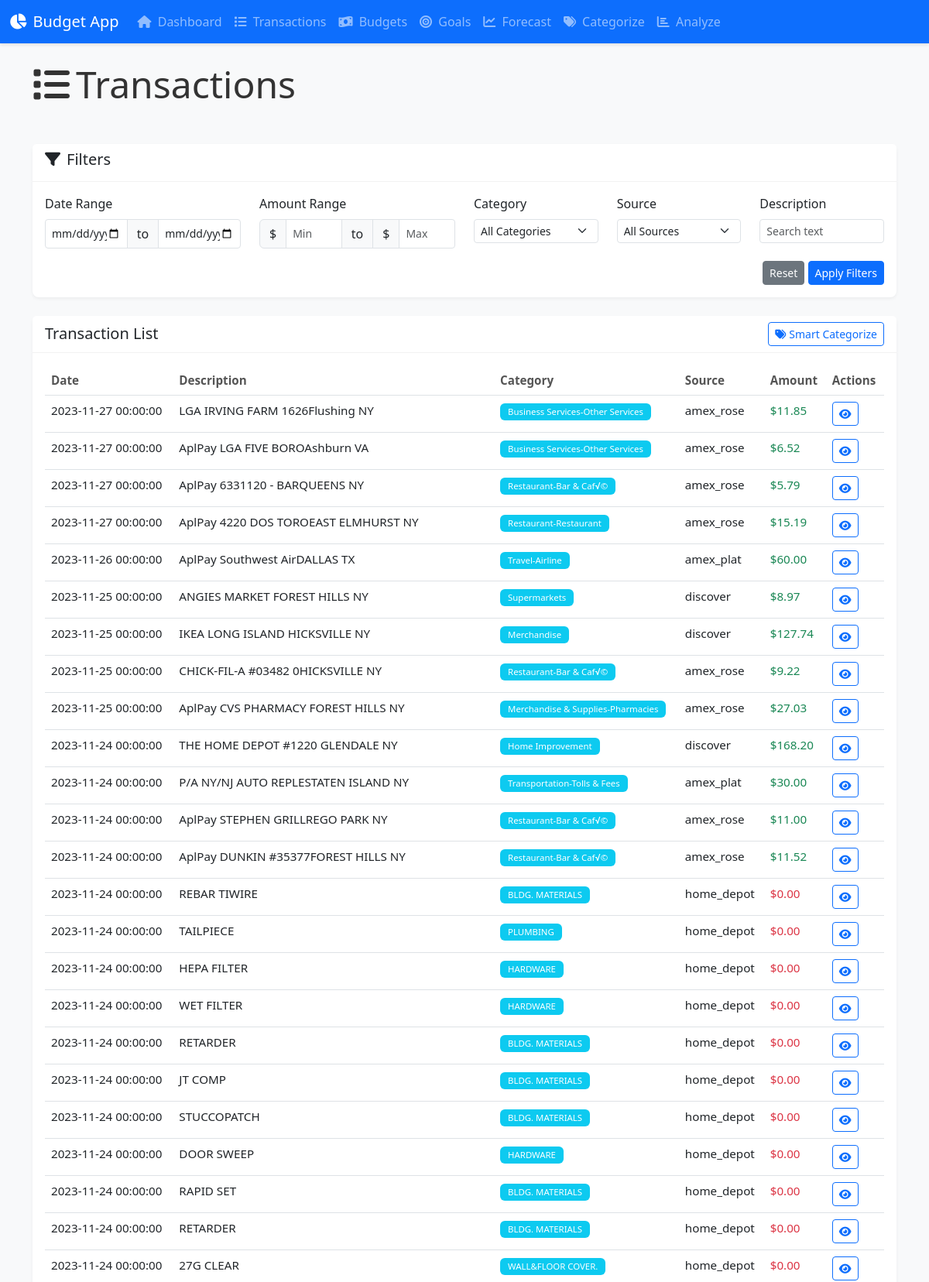
Page /transactions?page=5 (upper part) on the committed database.
### tables this page shows
CREATE TABLE consolidated_transactions (
            id INTEGER PRIMARY KEY AUTOINCREMENT,
            date_posted TEXT,
            description TEXT,
            amount REAL,
            category TEXT,
            details TEXT,
            source TEXT
        , rental_related INTEGER, expense_category TEXT, maintenance_upgrade TEXT, recurring INTEGER, recurring_group TEXT, recurring_freq TEXT, subscription INTEGER, tax_deductible INTEGER, equipment_tools INTEGER, purchase_date TEXT, asset_value REAL, depreciation_years INTEGER, notes TEXT);

### src/ui.py (the view)
@app.route('/transactions')
def transactions():
    filters = {}
    for key in ['min_date', 'max_date', 'min_amount', 'max_amount', 'category', 'description', 'source']:
        value = request.args.get(key)
        if value:
            filters[key] = value
    page = int(request.args.get('page', 1))
    limit = int(request.args.get('limit', 50))
    offset = (page - 1) * limit
    transactions = get_transactions(limit=limit, offset=offset, filters=filters)
    for tx in transactions:
        if 'amount' in tx and not isinstance(tx['amount'], float):
            try:
                tx['amount'] = float(tx['amount'])
            except (ValueError, TypeError):
                tx['amount'] = 0.0
    conn = get_db_connection()
    cursor = conn.cursor()
    cursor.execute("SELECT DISTINCT category FROM consolidated_transactions WHERE category IS NOT NULL AND category != ''")
    categories = [row['category'] for row in cursor.fetchall()]
    cursor.execute("SELECT DISTINCT source FROM consolidated_transactions WHERE source IS NOT NULL AND source != ''")
    sources = [row['source'] for row in cursor.fetchall()]
    conn.close()
    return render_template(
        'transactions.html',
        transactions=transactions,
        categories=categories,
        sources=sources,
        filters=filters,
        page=page,
        limit=limit
    )

### src/ui.py (called while the page is built, shortened)
def get_db_connection():
    conn = sqlite3.connect(DB_PATH)
    conn.row_factory = sqlite3.Row  # This enables column access by name
    return conn

def get_transactions(limit=100, offset=0, filters=None):
    conn = get_db_connection()
    query = """
    SELECT * FROM consolidated_transactions
    """
    params = []
    query += " ORDER BY date_posted DESC LIMIT ? OFFSET ?"
    params.extend([limit, offset])
    try:
        cursor = conn.cursor()
        cursor.execute(query, params)
        transactions = [dict(tx) for tx in cursor.fetchall()]
        for tx in transactions:
            if 'amount' in tx:
                try:
                    tx['amount'] = float(tx['amount'])
                except (ValueError, TypeError):
                    tx['amount'] = 0.0
        conn.close()
        return transactions
    except sqlite3.Error as e:
        print(f"Database error: {e}")
        conn.close()
        return []

### src/templates/transactions.html (shortened to what this page needs)
{% extends "base.html" %}
{% block content %}
<div class="row mb-4">
    <div class="col-12">
        <h1 class="display-5 mb-4">
            <i class="fas fa-list me-2"></i>Transactions
        </h1>
    </div>
</div>
<div class="card mb-4">
    <div class="card-header">
        <h5>
            <i class="fas fa-filter me-2"></i>Filters
        </h5>
    </div>
    <div class="card-body">
        <form method="GET" action="/transactions">
            <div class="row">
                <div class="col-md-3 mb-3">
                    <label class="form-label">Date Range</label>
                    <div class="input-group">
                        <input type="date" class="form-control form-control-sm" name="min_date"
                               value="{{ filters.min_date|default('') }}">
                        <span class="input-group-text">to</span>
                        <input type="date" class="form-control form-control-sm" name="max_date"
                               value="{{ filters.max_date|default('') }}">
                    </div>
                </div>
                <div class="col-md-3 mb-3">
                    <label class="form-label">Amount Range</label>
                    <div class="input-group">
                        <span class="input-group-text">$</span>
                        <input type="number" step="0.01" class="form-control form-control-sm" placeholder="Min" name="min_amount"
                               value="{{ filters.min_amount|default('') }}">
                        <span class="input-group-text">to</span>
                        <span class="input-group-text">$</span>
                        <input type="number" step="0.01" class="form-control form-control-sm" placeholder="Max" name="max_amount"
                               value="{{ filters.max_amount|default('') }}">
                    </div>
                </div>
                <div class="col-md-2 mb-3">
                    <label class="form-label">Category</label>
                    <select class="form-select form-select-sm" name="category">
                        <option value="">All Categories</option>
                    </select>
                </div>
                <div class="col-md-2 mb-3">
                    <label class="form-label">Source</label>
                    <select class="form-select form-select-sm" name="source">
                        <option value="">All Sources</option>
                    </select>
                </div>
                <div class="col-md-2 mb-3">
                    <label class="form-label">Description</label>
                    <input type="text" class="form-control form-control-sm" name="description" placeholder="Search text"
                           value="{{ filters.description|default('') }}">
                </div>
            </div>
            <div class="row">
                <div class="col-12 text-end">
                    <a href="/transactions" class="btn btn-sm btn-secondary">Reset</a>
                    <button type="submit" class="btn btn-sm btn-primary">Apply Filters</button>
                </div>
            </div>
        </form>
    </div>
</div>
<div class="card">
    <div class="card-header d-flex justify-content-between align-items-center">
        <h5 class="mb-0">Transaction List</h5>
        <div>
            <a href="/categorize" class="btn btn-sm btn-outline-primary">
                <i class="fas fa-tags me-1"></i>Smart Categorize
            </a>
        </div>
    </div>
    <div class="card-body">
        {% if transactions %}
        <div class="table-responsive">
            <table class="table table-hover">
                <thead>
                    <tr>
                        <th>Date</th>
                        <th>Description</th>
                        <th>Category</th>
                        <th>Source</th>
                        <th>Amount</th>
                        <th>Actions</th>
                    </tr>
                </thead>
                <tbody>
                    {% for tx in transactions %}
                    <tr>
                        <td>{{ tx.date_posted }}</td>
                        <td>{{ tx.description|truncate(40) }}</td>
                        <td>
                            {% if tx.category %}
                            <span class="badge bg-info">{{ tx.category }}</span>
                            {% else %}
                            <span class="badge bg-secondary">Uncategorized</span>
                            {% endif %}
                        </td>
                        <td>{{ tx.source }}</td>
                        <td class="{{ 'text-success' if tx.amount|float > 0 else 'text-danger' }}">
                            ${{ "%.2f"|format(tx.amount|float|abs) }}
                        </td>
                        <td>
                            <a href="/transaction/{{ tx.id }}" class="btn btn-sm btn-outline-primary">
                                <i class="fas fa-eye"></i>
                            </a>
                        </td>
                    </tr>
                    {% endfor %}
                </tbody>
            </table>
        </div>
        {% else %}
        <div class="alert alert-info">
            No transactions found. Try adjusting your filters or import some data first.
        </div>
        {% endif %}
    </div>
</div>
{% endblock %}

### src/static/css/style.css (style rules this page uses)
body { background-color: #f8f9fa; color: #333; }
.card { box-shadow: 0 2px 4px rgba(0, 0, 0, 0.05); border-radius: 8px; border: none; margin-bottom: 20px; }
.card-header { background-color: #fff; border-bottom: 1px solid rgba(0, 0, 0, 0.05); font-weight: 600; }
.btn { border-radius: 4px; }
.badge { font-weight: 500; padding: 5px 10px; }
.table { font-size: 0.95rem; }
.table thead th { font-weight: 600; color: #555; border-top: none; }
.form-control, .form-select { border-radius: 4px; border-color: #dee2e6; }

### rows in the picture
consolidated_transactions: date_posted "2023-11-27 00:00:00", description "LGA IRVING FARM 1626Flushing NY", category "Business Services-Other Services", source "amex_rose", amount|abs "11.85"
consolidated_transactions: date_posted "2023-11-27 00:00:00", description "AplPay LGA FIVE BOROAshburn VA", category "Business Services-Other Services", source "amex_rose", amount|abs "6.52"
consolidated_transactions: date_posted "2023-11-27 00:00:00", description "AplPay 6331120 - BARQUEENS NY", category "Restaurant-Bar & Caf√©", source "amex_rose", amount|abs "5.79"
consolidated_transactions: date_posted "2023-11-27 00:00:00", description "AplPay 4220 DOS TOROEAST ELMHURST NY", category "Restaurant-Restaurant", source "amex_rose", amount|abs "15.19"
consolidated_transactions: date_posted "2023-11-26 00:00:00", description "AplPay Southwest AirDALLAS TX", category "Travel-Airline", source "amex_plat", amount|abs "60.00"
consolidated_transactions: date_posted "2023-11-25 00:00:00", description "ANGIES MARKET FOREST HILLS NY", category "Supermarkets", source "discover", amount|abs "8.97"
consolidated_transactions: date_posted "2023-11-25 00:00:00", description "IKEA LONG ISLAND HICKSVILLE NY", category "Merchandise", source "discover", amount|abs "127.74"
consolidated_transactions: date_posted "2023-11-25 00:00:00", description "CHICK-FIL-A #03482 0HICKSVILLE NY", category "Restaurant-Bar & Caf√©", source "amex_rose", amount|abs "9.22"
consolidated_transactions: date_posted "2023-11-25 00:00:00", description "AplPay CVS PHARMACY FOREST HILLS NY", category "Merchandise & Supplies-Pharmacies", source "amex_rose", amount|abs "27.03"
consolidated_transactions: date_posted "2023-11-24 00:00:00", description "THE HOME DEPOT #1220 GLENDALE NY", category "Home Improvement", source "discover", amount|abs "168.20"
consolidated_transactions: date_posted "2023-11-24 00:00:00", description "P/A NY/NJ AUTO REPLESTATEN ISLAND NY", category "Transportation-Tolls & Fees", source "amex_plat", amount|abs "30.00"
consolidated_transactions: date_posted "2023-11-24 00:00:00", description "AplPay STEPHEN GRILLREGO PARK NY", category "Restaurant-Bar & Caf√©", source "amex_rose", amount|abs "11.00"
consolidated_transactions: date_posted "2023-11-24 00:00:00", description "AplPay DUNKIN #35377FOREST HILLS NY", category "Restaurant-Bar & Caf√©", source "amex_rose", amount|abs "11.52"
consolidated_transactions: date_posted "2023-11-24 00:00:00", description "REBAR TIWIRE", category "BLDG. MATERIALS", source "home_depot", amount|abs "0.00"
consolidated_transactions: date_posted "2023-11-24 00:00:00", description "TAILPIECE", category "PLUMBING", source "home_depot", amount|abs "0.00"
consolidated_transactions: date_posted "2023-11-24 00:00:00", description "HEPA FILTER", category "HARDWARE", source "home_depot", amount|abs "0.00"
consolidated_transactions: date_posted "2023-11-24 00:00:00", description "WET FILTER", category "HARDWARE", source "home_depot", amount|abs "0.00"
consolidated_transactions: date_posted "2023-11-24 00:00:00", description "RETARDER", category "BLDG. MATERIALS", source "home_depot", amount|abs "0.00"
consolidated_transactions: date_posted "2023-11-24 00:00:00", description "JT COMP", category "BLDG. MATERIALS", source "home_depot", amount|abs "0.00"
consolidated_transactions: date_posted "2023-11-24 00:00:00", description "STUCCOPATCH", category "BLDG. MATERIALS", source "home_depot", amount|abs "0.00"
consolidated_transactions: date_posted "2023-11-24 00:00:00", description "DOOR SWEEP", category "HARDWARE", source "home_depot", amount|abs "0.00"
consolidated_transactions: date_posted "2023-11-24 00:00:00", description "RAPID SET", category "BLDG. MATERIALS", source "home_depot", amount|abs "0.00"
consolidated_transactions: date_posted "2023-11-24 00:00:00", description "RETARDER", category "BLDG. MATERIALS", source "home_depot", amount|abs "0.00"
consolidated_transactions: date_posted "2023-11-24 00:00:00", description "27G CLEAR", category "WALL&FLOOR COVER.", source "home_depot", amount|abs "0.00"
